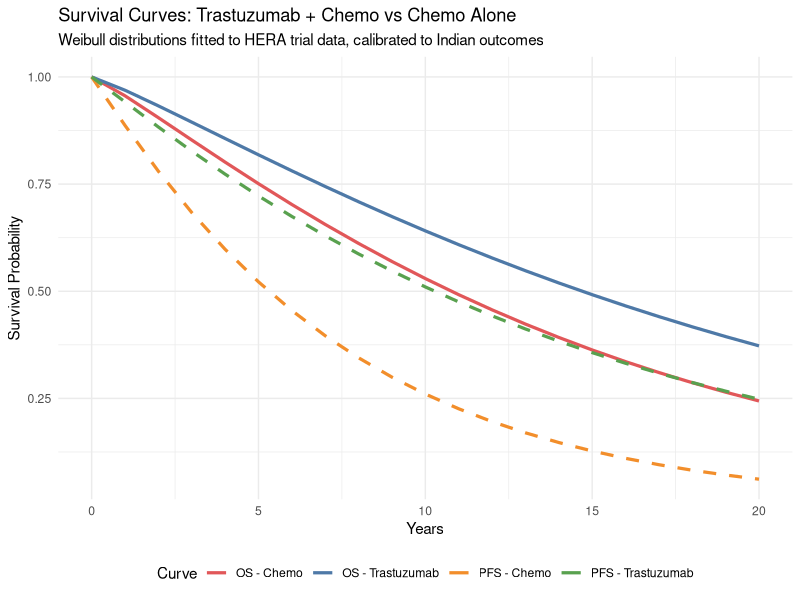
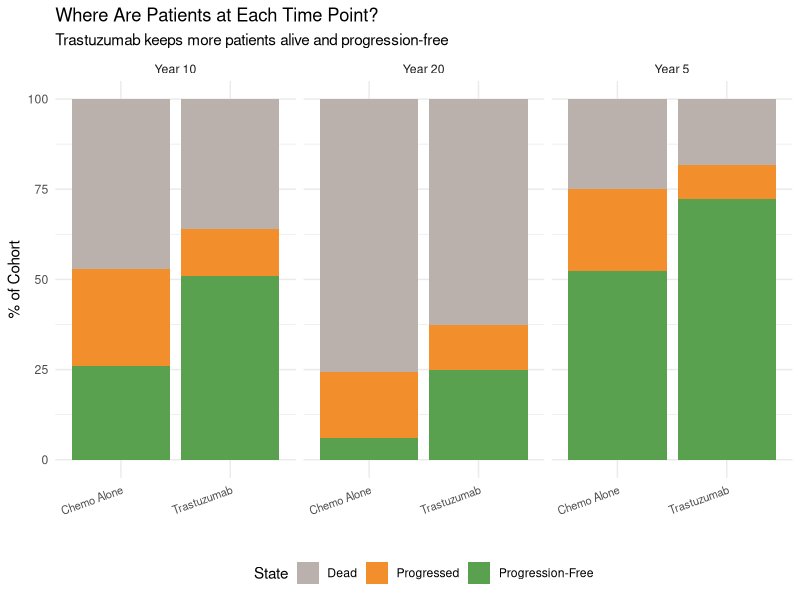
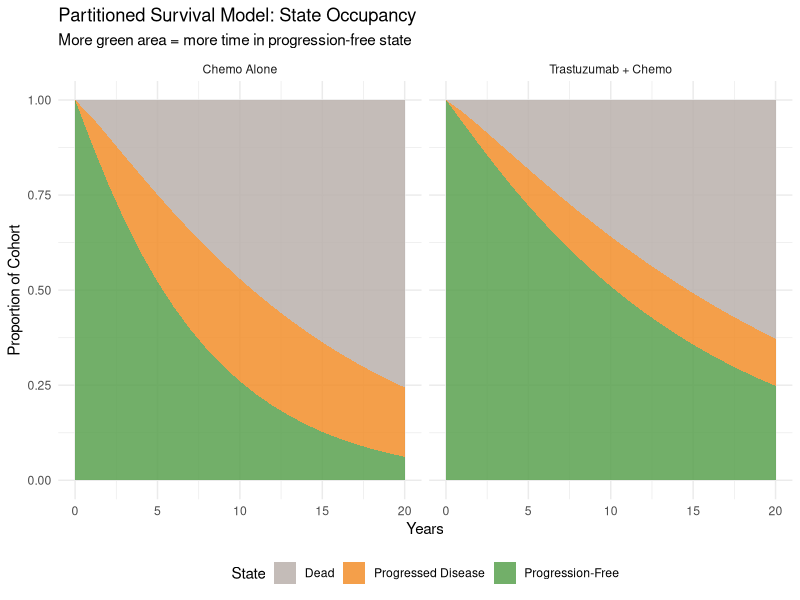
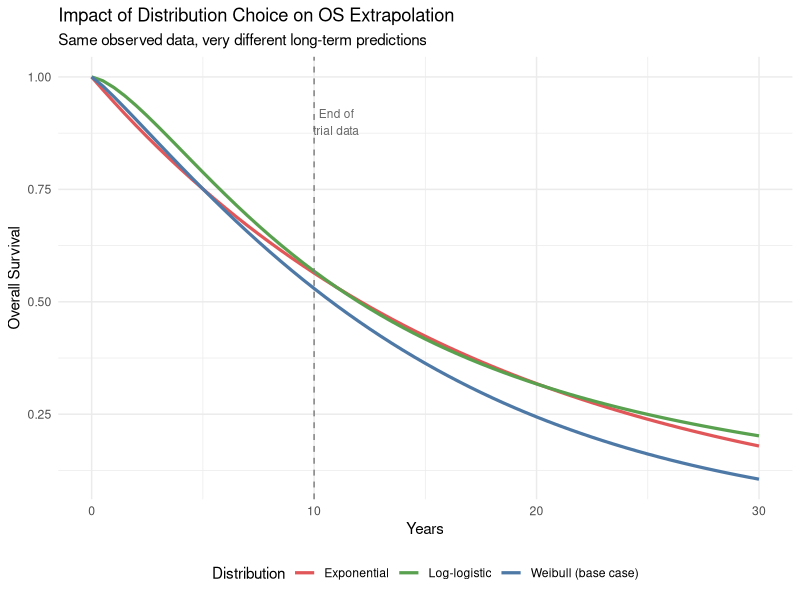
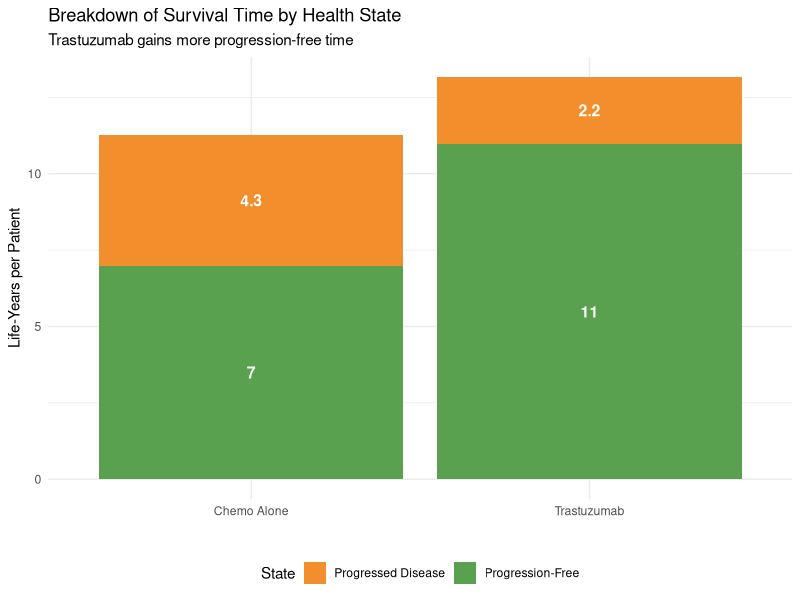

Here is the R script that generated these plots, in order:
## ---- chunk 1
#| label: fig-psm-structure
#| echo: true
#| fig-cap: "Partitioned survival model: three health states derived from OS and PFS curves"

library(DiagrammeR)

grViz("
digraph psm_structure {
  graph [rankdir=LR, bgcolor='transparent', fontname='Helvetica', nodesep=0.6]
  node [fontname='Helvetica', fontsize=11, style='filled,rounded', shape=box]

  PF [label='Progression-Free\n(PF)\n\nProportion = PFS(t)\nUtility = 0.80\nCost varies by arm', fillcolor='#59a14f', fontcolor='white', width=2.5]
  PD [label='Progressed\nDisease (PD)\n\nProportion = OS(t) - PFS(t)\nUtility = 0.55\nCost = ₹1,80,000/yr', fillcolor='#f28e2b', fontcolor='white', width=2.5]
  Dead [label='Dead\n\nProportion = 1 - OS(t)\nUtility = 0\nCost = 0', fillcolor='#bab0ac', fontcolor='white', width=2.5, shape=doublecircle]

  PF -> PD [label='Progression']
  PD -> Dead [label='Death']
  PF -> Dead [label='Death\n(without progression)', style=dashed]
}
")
## ---- chunk 2
#| label: parameters
#| echo: true

# ============================================================
# MODEL PARAMETERS — Breast Cancer Partitioned Survival Model
# ============================================================

# --- Time Horizon ---
time_horizon <- 20  # years (lifetime horizon for early breast cancer)
cycle_length <- 1   # annual cycles
n_cycles <- time_horizon / cycle_length
time_points <- seq(0, time_horizon, by = cycle_length)

# --- Survival Parameters ---
# We use Weibull distributions fitted to trial data
# PFS and OS for both arms
# Source: HERA trial (Camerini et al.); adapted with Indian survival
#         data from CONCORD study (5-year survival 66.1% in control)

# Weibull parameterisation: S(t) = exp(-lambda * t^gamma)
# lambda = scale parameter, gamma = shape parameter

# CHEMOTHERAPY ALONE (Control arm)
# OS: calibrated to 5-year survival ~66%, 10-year ~55%
os_lambda_control  <- 0.045
os_gamma_control   <- 1.15

# PFS: calibrated to median PFS ~4.5 years
pfs_lambda_control <- 0.12
pfs_gamma_control  <- 1.05

# TRASTUZUMAB + CHEMOTHERAPY (Intervention arm)
# OS: HR ~0.70 (30% reduction in mortality)
# PFS: HR ~0.50 (50% improvement in DFS)
# Applied as multiplicative effect on lambda
hr_os  <- 0.70
hr_pfs <- 0.50

os_lambda_intervention  <- os_lambda_control * hr_os
os_gamma_intervention   <- os_gamma_control

pfs_lambda_intervention <- pfs_lambda_control * hr_pfs
pfs_gamma_intervention  <- pfs_gamma_control

# --- Costs (₹ per year) ---
# Source: Tata Memorial Centre data; PMJAY rates; Shrestha et al. 2020
cost_pf_chemo  <- 25000     # Follow-up, routine monitoring (chemo alone)
cost_pf_trast  <- 420000    # Trastuzumab (year 1 only: ~6-8 doses) + monitoring
cost_pf_trast_maintenance <- 25000  # Years 2+ (same as chemo, trastuzumab stopped)
cost_pd        <- 180000    # Progressed disease: palliative care, second-line chemo
cost_dead      <- 0

# --- Utility Weights ---
# Source: Tata Memorial CEA; adapted from Beauchemin et al. 2014
utility_pf <- 0.80    # Progression-free
utility_pd <- 0.55    # Progressed disease
utility_dead <- 0.00

# --- Discount Rate ---
discount_rate <- 0.03
## ---- chunk 3
#| label: survival-curves
#| echo: true
#| fig-cap: "Overall survival and progression-free survival curves"

library(ggplot2)

# Weibull survival function: S(t) = exp(-lambda * t^gamma)
weibull_surv <- function(t, lambda, gamma) {
  exp(-lambda * t^gamma)
}

# Generate survival curves for both arms
surv_data <- data.frame(
  Time = rep(time_points, 4),
  Survival = c(
    weibull_surv(time_points, os_lambda_control, os_gamma_control),
    weibull_surv(time_points, os_lambda_intervention, os_gamma_intervention),
    weibull_surv(time_points, pfs_lambda_control, pfs_gamma_control),
    weibull_surv(time_points, pfs_lambda_intervention, pfs_gamma_intervention)
  ),
  Curve = rep(c("OS - Chemo", "OS - Trastuzumab",
                "PFS - Chemo", "PFS - Trastuzumab"), each = length(time_points)),
  Type = rep(c("OS", "OS", "PFS", "PFS"), each = length(time_points))
)

ggplot(surv_data, aes(x = Time, y = Survival, colour = Curve, linetype = Type)) +
  geom_line(linewidth = 1.1) +
  scale_colour_manual(values = c("OS - Chemo" = "#e15759",
                                  "OS - Trastuzumab" = "#4e79a7",
                                  "PFS - Chemo" = "#f28e2b",
                                  "PFS - Trastuzumab" = "#59a14f")) +
  scale_linetype_manual(values = c("OS" = "solid", "PFS" = "dashed")) +
  labs(
    x = "Years", y = "Survival Probability",
    title = "Survival Curves: Trastuzumab + Chemo vs Chemo Alone",
    subtitle = "Weibull distributions fitted to HERA trial data, calibrated to Indian outcomes"
  ) +
  theme_minimal() +
  theme(legend.position = "bottom") +
  guides(linetype = "none")
## ---- chunk 4
#| label: psm-calculation
#| echo: true

# --- Calculate state occupancy at each time point ---

# Control arm (Chemotherapy alone)
os_control  <- weibull_surv(time_points, os_lambda_control, os_gamma_control)
pfs_control <- weibull_surv(time_points, pfs_lambda_control, pfs_gamma_control)

# Ensure PFS never exceeds OS (logical constraint)
pfs_control <- pmin(pfs_control, os_control)

# State proportions at each time point
prop_pf_control   <- pfs_control
prop_pd_control   <- os_control - pfs_control
prop_dead_control <- 1 - os_control

# Intervention arm (Trastuzumab + Chemotherapy)
os_intervention  <- weibull_surv(time_points, os_lambda_intervention, os_gamma_intervention)
pfs_intervention <- weibull_surv(time_points, pfs_lambda_intervention, pfs_gamma_intervention)
pfs_intervention <- pmin(pfs_intervention, os_intervention)

prop_pf_intervention   <- pfs_intervention
prop_pd_intervention   <- os_intervention - pfs_intervention
prop_dead_intervention <- 1 - os_intervention

library(knitr)

# State occupancy at key time points
occ_table <- data.frame(
  Year = c(5, 10, 20, 5, 10, 20),
  Strategy = c(rep("Chemo Alone", 3), rep("Trastuzumab + Chemo", 3)),
  `Progression-Free` = c(
    round(prop_pf_control[6], 3), round(prop_pf_control[11], 3), round(prop_pf_control[21], 3),
    round(prop_pf_intervention[6], 3), round(prop_pf_intervention[11], 3), round(prop_pf_intervention[21], 3)
  ),
  `Progressed Disease` = c(
    round(prop_pd_control[6], 3), round(prop_pd_control[11], 3), round(prop_pd_control[21], 3),
    round(prop_pd_intervention[6], 3), round(prop_pd_intervention[11], 3), round(prop_pd_intervention[21], 3)
  ),
  Dead = c(
    round(prop_dead_control[6], 3), round(prop_dead_control[11], 3), round(prop_dead_control[21], 3),
    round(prop_dead_intervention[6], 3), round(prop_dead_intervention[11], 3), round(prop_dead_intervention[21], 3)
  ),
  check.names = FALSE
)

kable(occ_table, align = "clrrr",
      caption = "State occupancy (proportion) at key time points")
## ---- chunk 5
#| label: fig-state-occupancy-bars
#| echo: true
#| fig-cap: "State occupancy at years 5, 10, and 20"

occ_data <- data.frame(
  Year = rep(c("Year 5", "Year 10", "Year 20"), each = 2),
  Strategy = rep(c("Chemo Alone", "Trastuzumab"), 3),
  PF = c(prop_pf_control[6], prop_pf_intervention[6],
         prop_pf_control[11], prop_pf_intervention[11],
         prop_pf_control[21], prop_pf_intervention[21]),
  PD = c(prop_pd_control[6], prop_pd_intervention[6],
         prop_pd_control[11], prop_pd_intervention[11],
         prop_pd_control[21], prop_pd_intervention[21]),
  Dead = c(prop_dead_control[6], prop_dead_intervention[6],
           prop_dead_control[11], prop_dead_intervention[11],
           prop_dead_control[21], prop_dead_intervention[21])
)

library(tidyr)
occ_long <- pivot_longer(occ_data, cols = c(PF, PD, Dead),
                          names_to = "State", values_to = "Proportion")
occ_long$State <- factor(occ_long$State, levels = c("Dead", "PD", "PF"))

ggplot(occ_long, aes(x = Strategy, y = Proportion * 100, fill = State)) +
  geom_col() +
  facet_wrap(~Year) +
  scale_fill_manual(values = c("PF" = "#59a14f", "PD" = "#f28e2b", "Dead" = "#bab0ac"),
                    labels = c("PF" = "Progression-Free", "PD" = "Progressed", "Dead" = "Dead")) +
  labs(x = "", y = "% of Cohort",
       title = "Where Are Patients at Each Time Point?",
       subtitle = "Trastuzumab keeps more patients alive and progression-free") +
  theme_minimal() +
  theme(legend.position = "bottom", axis.text.x = element_text(size = 8, angle = 20, hjust = 1))
## ---- chunk 6
#| label: state-occupancy-plot
#| echo: true
#| fig-cap: "State occupancy over time — partitioned survival approach"

library(tidyr)

# Prepare data for stacked area plot
state_data <- data.frame(
  Time = rep(time_points, 6),
  Proportion = c(
    prop_pf_control, prop_pd_control, prop_dead_control,
    prop_pf_intervention, prop_pd_intervention, prop_dead_intervention
  ),
  State = rep(rep(c("Progression-Free", "Progressed Disease", "Dead"),
                  each = length(time_points)), 2),
  Strategy = rep(c("Chemo Alone", "Trastuzumab + Chemo"),
                 each = 3 * length(time_points))
)

state_data$State <- factor(state_data$State,
                           levels = c("Dead", "Progressed Disease", "Progression-Free"))

ggplot(state_data, aes(x = Time, y = Proportion, fill = State)) +
  geom_area(alpha = 0.85) +
  facet_wrap(~Strategy) +
  scale_fill_manual(values = c("Progression-Free" = "#59a14f",
                                "Progressed Disease" = "#f28e2b",
                                "Dead" = "#bab0ac")) +
  labs(
    x = "Years", y = "Proportion of Cohort",
    title = "Partitioned Survival Model: State Occupancy",
    subtitle = "More green area = more time in progression-free state"
  ) +
  theme_minimal() +
  theme(legend.position = "bottom")
## ---- chunk 7
#| label: costs-qalys
#| echo: true

# --- Half-cycle corrected state occupancy ---
# Same idea as Session 5: average proportion between start and end of each cycle
hcc_pf_control   <- (prop_pf_control[1:n_cycles] + prop_pf_control[2:(n_cycles+1)]) / 2
hcc_pd_control   <- (prop_pd_control[1:n_cycles] + prop_pd_control[2:(n_cycles+1)]) / 2

hcc_pf_intervention <- (prop_pf_intervention[1:n_cycles] + prop_pf_intervention[2:(n_cycles+1)]) / 2
hcc_pd_intervention <- (prop_pd_intervention[1:n_cycles] + prop_pd_intervention[2:(n_cycles+1)]) / 2

# --- Discount factors ---
discount_factors <- 1 / (1 + discount_rate)^(0:(n_cycles - 1))

# --- CONTROL ARM: Costs ---
# Same cost structure throughout
cost_per_cycle_control <- hcc_pf_control * cost_pf_chemo +
                          hcc_pd_control * cost_pd

total_cost_control <- sum(cost_per_cycle_control * discount_factors)

# --- INTERVENTION ARM: Costs ---
# Year 1: trastuzumab cost; Years 2+: maintenance only
cost_pf_by_year <- c(cost_pf_trast, rep(cost_pf_trast_maintenance, n_cycles - 1))

cost_per_cycle_intervention <- hcc_pf_intervention * cost_pf_by_year +
                               hcc_pd_intervention * cost_pd

total_cost_intervention <- sum(cost_per_cycle_intervention * discount_factors)

# --- QALYs ---
qaly_per_cycle_control <- hcc_pf_control * utility_pf + hcc_pd_control * utility_pd
qaly_per_cycle_intervention <- hcc_pf_intervention * utility_pf +
                               hcc_pd_intervention * utility_pd

total_qaly_control <- sum(qaly_per_cycle_control * discount_factors)
total_qaly_intervention <- sum(qaly_per_cycle_intervention * discount_factors)

kable(data.frame(
  Strategy = c("Chemo Alone", "Trastuzumab + Chemo"),
  `Discounted Cost (₹)` = c(
    paste0("₹", format(round(total_cost_control), big.mark = ",")),
    paste0("₹", format(round(total_cost_intervention), big.mark = ","))
  ),
  `Discounted QALYs` = c(
    round(total_qaly_control, 3),
    round(total_qaly_intervention, 3)
  ),
  check.names = FALSE
), align = "lrr",
   caption = "Discounted costs and QALYs per patient")
## ---- chunk 8
#| label: icer
#| echo: true

library(knitr)

inc_cost <- total_cost_intervention - total_cost_control
inc_qaly <- total_qaly_intervention - total_qaly_control
icer <- inc_cost / inc_qaly

# WTP threshold
wtp_india <- 170000
## ---- chunk 9
#| label: results-table
#| echo: true

kable(data.frame(
  Strategy = c("Chemo Alone", "Trastuzumab + Chemo", "Incremental"),
  `Total Cost (₹)` = c(
    paste0("₹", format(round(total_cost_control), big.mark = ",")),
    paste0("₹", format(round(total_cost_intervention), big.mark = ",")),
    paste0("₹", format(round(inc_cost), big.mark = ","))
  ),
  `Total QALYs` = c(
    round(total_qaly_control, 3),
    round(total_qaly_intervention, 3),
    round(inc_qaly, 3)
  ),
  check.names = FALSE
), align = "lrr",
   caption = "Cost-effectiveness results (20-year horizon, 3% discounting, per patient)")
## ---- chunk 10
#| label: icer-interpretation
#| echo: true

# -------------------------------------------------------
# Handle the ICER carefully — check signs, not just the ratio
# -------------------------------------------------------
# Recall from Session 5: a negative ICER can mean DOMINANT or DOMINATED.
# Always check ΔCost and ΔQALYs separately.

interpretation <- if (inc_cost < 0 & inc_qaly > 0) {
  "DOMINANT — saves costs AND improves health"
} else if (inc_cost > 0 & inc_qaly < 0) {
  "DOMINATED — costs more AND worsens health"
} else if (inc_cost > 0 & inc_qaly > 0) {
  if (icer < wtp_india) {
    paste0("Cost-effective (ICER < WTP of ₹", format(wtp_india, big.mark = ","), ")")
  } else if (icer < 3 * wtp_india) {
    paste0("Cost-effective at 3× GDP/capita (₹", format(3 * wtp_india, big.mark = ","), ")")
  } else {
    "NOT cost-effective at conventional thresholds"
  }
} else {
  "Trade-off: saves money but loses QALYs"
}

kable(data.frame(
  Metric = c("Incremental Cost", "Incremental QALYs", "ICER",
             "WTP Threshold (1× GDP/capita)",
             "Published Indian ICER (Shrestha et al. 2020)", "Conclusion"),
  Value = c(
    paste0("₹", format(round(inc_cost), big.mark = ",")),
    round(inc_qaly, 3),
    paste0("₹", format(round(icer), big.mark = ","), " per QALY gained"),
    paste0("₹", format(wtp_india, big.mark = ",")),
    "₹1,34,413 to ₹1,78,877 per QALY",
    interpretation
  ),
  check.names = FALSE
), caption = "Cost-effectiveness conclusion")
## ---- chunk 11
#| label: nmb
#| echo: true

# NMB = WTP × QALYs − Cost
nmb_control      <- wtp_india * total_qaly_control - total_cost_control
nmb_intervention <- wtp_india * total_qaly_intervention - total_cost_intervention
inc_nmb          <- nmb_intervention - nmb_control

kable(data.frame(
  Metric = c("NMB Chemo Alone", "NMB Trastuzumab + Chemo",
             "Incremental NMB (ΔNMB)", "Decision"),
  Value = c(
    paste0("₹", format(round(nmb_control), big.mark = ",")),
    paste0("₹", format(round(nmb_intervention), big.mark = ",")),
    paste0("₹", format(round(inc_nmb), big.mark = ",")),
    if (inc_nmb > 0) "ADOPT — positive ΔNMB" else "REJECT — negative ΔNMB"
  ),
  check.names = FALSE
), caption = paste0("Net Monetary Benefit (WTP = ₹", format(wtp_india, big.mark = ","), "/QALY)"))
## ---- chunk 12
#| label: extrapolation-comparison
#| echo: true
#| fig-cap: "How distribution choice affects OS extrapolation"

# Compare Weibull, Exponential, and Log-logistic for control OS
t_extrap <- seq(0, 30, by = 0.5)

# Weibull (our base case)
os_weibull <- exp(-os_lambda_control * t_extrap^os_gamma_control)

# Exponential (constant hazard — simpler but often unrealistic)
# Calibrate to same 5-year survival
rate_exp <- -log(weibull_surv(5, os_lambda_control, os_gamma_control)) / 5
os_exponential <- exp(-rate_exp * t_extrap)

# Log-logistic (heavier tail — more optimistic long-term)
# Approximate calibration
ll_alpha <- 12
ll_beta  <- 1.5
os_loglogistic <- 1 / (1 + (t_extrap / ll_alpha)^ll_beta)

extrap_data <- data.frame(
  Time = rep(t_extrap, 3),
  Survival = c(os_weibull, os_exponential, os_loglogistic),
  Distribution = rep(c("Weibull (base case)", "Exponential", "Log-logistic"),
                     each = length(t_extrap))
)

ggplot(extrap_data, aes(x = Time, y = Survival, colour = Distribution)) +
  geom_line(linewidth = 1.1) +
  geom_vline(xintercept = 10, linetype = "dashed", colour = "grey50") +
  annotate("text", x = 11, y = 0.9, label = "End of\ntrial data",
           colour = "grey40", size = 3) +
  scale_colour_manual(values = c("Weibull (base case)" = "#4e79a7",
                                  "Exponential" = "#e15759",
                                  "Log-logistic" = "#59a14f")) +
  labs(
    x = "Years", y = "Overall Survival",
    title = "Impact of Distribution Choice on OS Extrapolation",
    subtitle = "Same observed data, very different long-term predictions"
  ) +
  theme_minimal() +
  theme(legend.position = "bottom")
## ---- chunk 13
#| label: ly-breakdown
#| echo: true

# Total life-years (undiscounted) from the area under OS curve
ly_control <- sum((os_control[1:n_cycles] + os_control[2:(n_cycles+1)]) / 2)
ly_intervention <- sum((os_intervention[1:n_cycles] + os_intervention[2:(n_cycles+1)]) / 2)

# Time in PF (undiscounted)
pf_years_control <- sum(hcc_pf_control)
pf_years_intervention <- sum(hcc_pf_intervention)

# Time in PD (undiscounted)
pd_years_control <- sum(hcc_pd_control)
pd_years_intervention <- sum(hcc_pd_intervention)

kable(data.frame(
  Metric = c("Total life-years", "Years in PF", "Years in PD",
             "LY gained (intervention − control)", "PF years gained"),
  `Chemo Alone` = c(round(ly_control, 2), round(pf_years_control, 2),
                     round(pd_years_control, 2), "—", "—"),
  Trastuzumab = c(round(ly_intervention, 2), round(pf_years_intervention, 2),
                   round(pd_years_intervention, 2),
                   round(ly_intervention - ly_control, 2),
                   round(pf_years_intervention - pf_years_control, 2)),
  check.names = FALSE
), align = "lrr",
   caption = "Life-year and QALY breakdown (undiscounted, per patient)")
## ---- chunk 14
#| label: fig-ly-waterfall
#| echo: true
#| fig-cap: "Life-years in each state: Trastuzumab vs Chemo Alone"

ly_data <- data.frame(
  State = rep(c("Progression-Free", "Progressed Disease"), 2),
  Strategy = rep(c("Chemo Alone", "Trastuzumab"), each = 2),
  Years = c(pf_years_control, pd_years_control,
            pf_years_intervention, pd_years_intervention)
)

ggplot(ly_data, aes(x = Strategy, y = Years, fill = State)) +
  geom_col() +
  geom_text(aes(label = round(Years, 1)), position = position_stack(vjust = 0.5), size = 4, colour = "white", fontface = "bold") +
  scale_fill_manual(values = c("Progression-Free" = "#59a14f", "Progressed Disease" = "#f28e2b")) +
  labs(x = "", y = "Life-Years per Patient",
       title = "Breakdown of Survival Time by Health State",
       subtitle = "Trastuzumab gains more progression-free time") +
  theme_minimal() +
  theme(legend.position = "bottom")
